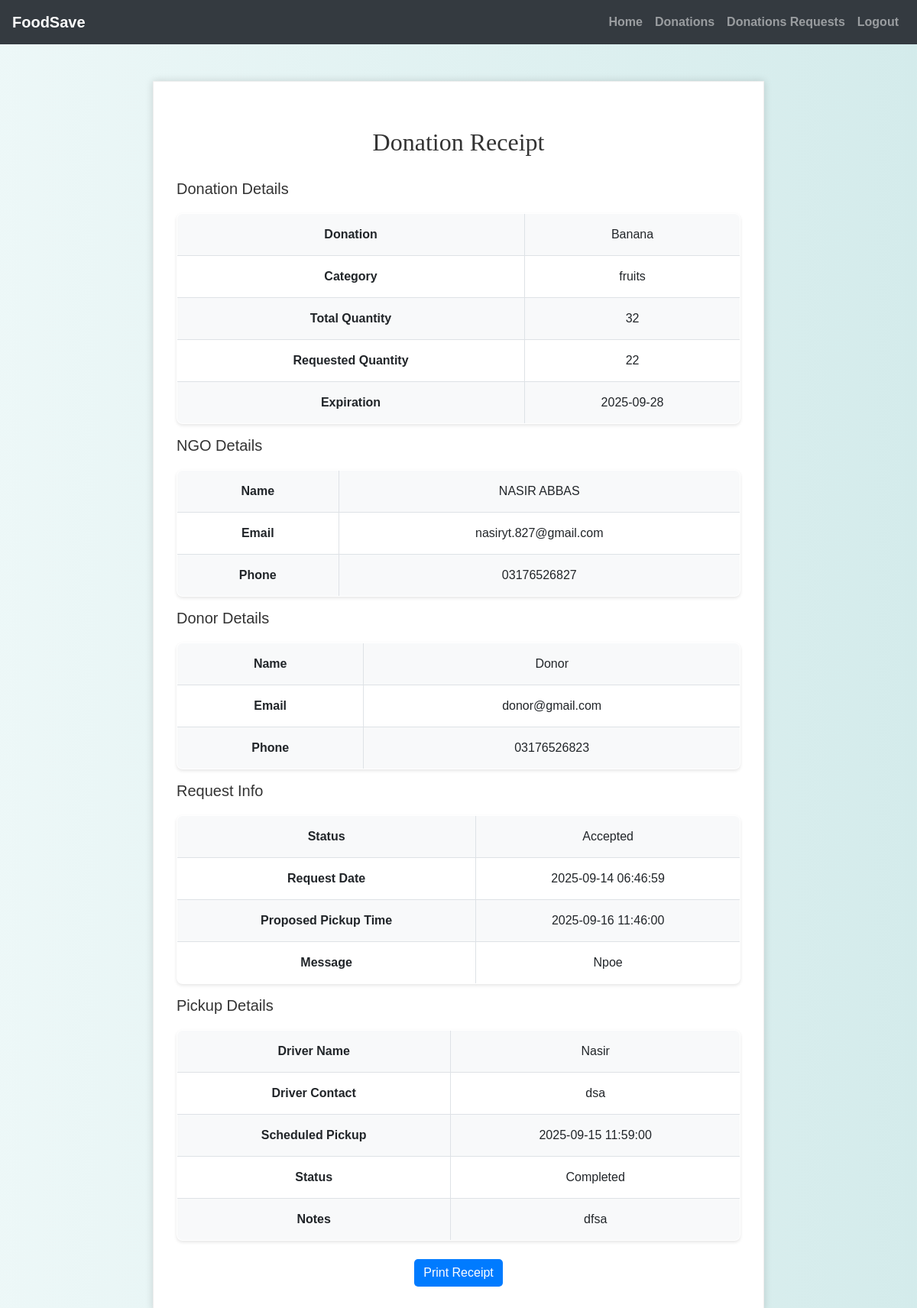
/donor/generate_receipt.php?request_id=1 (signed in), run on the app's committed database.
### tables this page shows
CREATE TABLE `donation_requests` (
  `request_id` int(11) NOT NULL,
  `ngo_id` int(11) NOT NULL,
  `food_id` int(11) NOT NULL,
  `requested_quantity` int(11) NOT NULL CHECK (`requested_quantity` > 0),
  `request_date` timestamp NOT NULL DEFAULT current_timestamp(),
  `proposed_pickup_time` datetime NOT NULL,
  `status` enum('pending','accepted','rejected','cancelled') DEFAULT 'pending',
  `message` text DEFAULT NULL
);

CREATE TABLE `food_donations` (
  `donation_id` int(11) NOT NULL,
  `donor_id` int(11) NOT NULL,
  `title` varchar(200) NOT NULL,
  `description` text DEFAULT NULL,
  `category` enum('fruits','vegetables','meals','bakery','dairy','other') NOT NULL,
  `quantity` varchar(100) DEFAULT NULL,
  `expiration_date` date NOT NULL,
  `status` enum('available','requested','accepted','collected','expired') DEFAULT 'available',
  `created_at` timestamp NOT NULL DEFAULT current_timestamp(),
  `updated_at` timestamp NOT NULL DEFAULT current_timestamp() ON UPDATE current_timestamp(),
  `latitude` varchar(50) NOT NULL,
  `longitude` varchar(50) NOT NULL
);

CREATE TABLE `users` (
  `id` int(11) NOT NULL,
  `name` varchar(150) NOT NULL,
  `email` varchar(150) NOT NULL,
  `password_hash` varchar(255) NOT NULL,
  `phone` varchar(20) DEFAULT NULL,
  `user_type` enum('donor','ngo') NOT NULL,
  `address` text DEFAULT NULL,
  `city` varchar(100) DEFAULT NULL,
  `status` enum('active','inactive','pending') DEFAULT 'pending',
  `created_at` timestamp NOT NULL DEFAULT current_timestamp()
);

CREATE TABLE `pickups` (
  `pickup_id` int(11) NOT NULL,
  `request_id` int(11) NOT NULL,
  `driver_name` varchar(255) NOT NULL,
  `driver_contact` varchar(20) NOT NULL,
  `scheduled_pickup` datetime NOT NULL,
  `status` enum('scheduled','in_progress','completed','cancelled') DEFAULT 'scheduled',
  `pickup_notes` text DEFAULT NULL,
  `created_at` timestamp NOT NULL DEFAULT current_timestamp(),
  `updated_at` timestamp NOT NULL DEFAULT current_timestamp() ON UPDATE current_timestamp()
);

### donor/generate_receipt.php (the view, shortened to what this page needs)
<?php
include('../config.php');
$request_id = intval($_GET['request_id'] ?? 0);
$sql = "
    SELECT dr.*,
           fd.title AS donation_title, fd.category, fd.quantity AS donation_quantity, fd.expiration_date,
           donor.name AS donor_name, donor.email AS donor_email, donor.phone AS donor_phone,
           ngo.name AS ngo_name, ngo.email AS ngo_email, ngo.phone AS ngo_phone
    FROM donation_requests dr
    JOIN food_donations fd ON dr.food_id = fd.donation_id
    JOIN users donor ON fd.donor_id = donor.id
    JOIN users ngo ON dr.ngo_id = ngo.id
    WHERE dr.request_id = ?
";
$stmt = $conn->prepare($sql);
$stmt->bind_param("i", $request_id);
$stmt->execute();
$request = $stmt->get_result()->fetch_assoc();
$sql = "SELECT * FROM pickups WHERE request_id = ?";
$stmt = $conn->prepare($sql);
$stmt->bind_param("i", $request_id);
$stmt->execute();
$pickup = $stmt->get_result()->fetch_assoc();
?>
<!DOCTYPE html>
<html lang="en">
<head>
    <link rel="stylesheet" href="https://maxcdn.bootstrapcdn.com/bootstrap/4.5.2/css/bootstrap.min.css">
    <link rel="stylesheet" href="../css/style.css" />
</head>
<body>
<?php include('navbar.php'); ?>
<div class="container mt-5 mb-5">
    <div class="receipt-box bg-white">
        <h2>Donation Receipt</h2>
        <h5>Donation Details</h5>
        <table class="table table-bordered">
            <tr><th>Donation</th><td><?= htmlspecialchars($request['donation_title']); ?></td></tr>
            <tr><th>Category</th><td><?= htmlspecialchars($request['category']); ?></td></tr>
            <tr><th>Total Quantity</th><td><?= htmlspecialchars($request['donation_quantity']); ?></td></tr>
            <tr><th>Requested Quantity</th><td><?= htmlspecialchars($request['requested_quantity']); ?></td></tr>
            <tr><th>Expiration</th><td><?= htmlspecialchars($request['expiration_date']); ?></td></tr>
        </table>
        <h5>NGO Details</h5>
        <table class="table table-bordered">
            <tr><th>Name</th><td><?= htmlspecialchars($request['ngo_name']); ?></td></tr>
            <tr><th>Email</th><td><?= htmlspecialchars($request['ngo_email']); ?></td></tr>
            <tr><th>Phone</th><td><?= htmlspecialchars($request['ngo_phone']); ?></td></tr>
        </table>
        <h5>Donor Details</h5>
        <table class="table table-bordered">
            <tr><th>Name</th><td><?= htmlspecialchars($request['donor_name']); ?></td></tr>
            <tr><th>Email</th><td><?= htmlspecialchars($request['donor_email']); ?></td></tr>
            <tr><th>Phone</th><td><?= htmlspecialchars($request['donor_phone']); ?></td></tr>
        </table>
        <h5>Request Info</h5>
        <table class="table table-bordered">
            <tr><th>Status</th><td><?= ucfirst($request['status']); ?></td></tr>
            <tr><th>Request Date</th><td><?= $request['request_date']; ?></td></tr>
            <tr><th>Proposed Pickup Time</th><td><?= $request['proposed_pickup_time']; ?></td></tr>
            <tr><th>Message</th><td><?= nl2br(htmlspecialchars($request['message'])); ?></td></tr>
        </table>
        <?php if ($pickup): ?>
        <h5>Pickup Details</h5>
        <table class="table table-bordered">
            <tr><th>Driver Name</th><td><?= htmlspecialchars($pickup['driver_name']); ?></td></tr>
            <tr><th>Driver Contact</th><td><?= htmlspecialchars($pickup['driver_contact']); ?></td></tr>
            <tr><th>Scheduled Pickup</th><td><?= $pickup['scheduled_pickup']; ?></td></tr>
            <tr><th>Status</th><td><?= ucfirst($pickup['status']); ?></td></tr>
            <tr><th>Notes</th><td><?= nl2br(htmlspecialchars($pickup['pickup_notes'])); ?></td></tr>
        </table>
        <?php else: ?>
            <div class="alert alert-warning">No pickup scheduled yet for this request.</div>
        <?php endif; ?>
        <div class="text-center mt-4">
            <button onclick="window.print()" class="btn btn-primary">Print Receipt</button>
        </div>
    </div>
</div>
</body>
</html>

### donor/navbar.php (shortened to what this page needs)
<nav class="navbar navbar-expand-lg navbar-dark bg-dark">
    <a class="navbar-brand" href="donor_dashboard.php">FoodSave</a>
    <div class="collapse navbar-collapse" id="navbarNav">
        <ul class="navbar-nav ml-auto">
            <?php
            if (isset($_SESSION["id"]) && !empty($_SESSION["id"])) {
                echo '<li class="nav-item"><a class="nav-link" href="donor_dashboard.php">Home</a></li>';
                echo '<li class="nav-item"><a class="nav-link" href="view_donations.php">Donations</a></li>';
                echo '<li class="nav-item"><a class="nav-link" href="donor_requests.php">Donations Requests</a></li>';
                echo '<li class="nav-item"><a class="nav-link" href="logout.php">Logout</a></li>';
            } else {
                echo '<li class="nav-item"><a class="nav-link" href="register.php">Register</a></li>';
                echo '<li class="nav-item"><a class="nav-link" href="login.php">Login</a></li>';
                echo '<li class="nav-item"><a class="nav-link" href="./admin/admin_login.php">Admin Login</a></li>';
            }
            ?>
        </ul>
    </div>
</nav>

### css/style.css (style rules this page uses)
body { background: linear-gradient(90deg, rgba(233, 246, 246, 0.831), rgba(207, 233, 233, 0.9)); font-family: 'Arial', sans-serif; color: #333; line-height: 1.6; }
h1, h2, h3, h4 { text-align: center; margin-top: 30px; margin-bottom: 30px; font-family: 'Georgia', serif; }
.container { margin-bottom: 40px; }
.table { width: 100%; border-collapse: collapse; margin-top: 20px; font-size: 16px; background-color: #ffffff; border-radius: 8px; overflow: hidden; box-shadow: 0 2px 4px rgba(0, 0, 0, 0.1); }
.table th, .table td { padding: 15px; border: 1px solid #dee2e6; text-align: center; }
.table tbody tr:nth-child(odd) { background-color: #f8f9fa; }
.btn-primary { color: #fff; border: none; border-radius: 5px; cursor: pointer; transition: background-color 0.3s ease; }
a { color: #006666; text-decoration: none; font-weight: bold; }

### donor/generate_receipt.php (style rules this page uses)
.receipt-box { max-width: 800px; margin: auto; padding: 30px; border: 1px solid #eee; box-shadow: 0 0 10px rgba(0, 0, 0, .15); font-size: 16px; line-height: 24px; }
.receipt-box h2 { text-align: center; margin-bottom: 30px; }
.table td, .table th { vertical-align: middle; }

### data on the page
donation_requests: food.title "Banana", food.category "fruits", food.quantity "32", requested_quantity "22", food.expiration_date "2025-09-28", ngo.name "NASIR ABBAS", ngo.email "nasiryt.827@gmail.com", ngo.phone "03176526827", users.name "Donor", users.email "donor@gmail.com", users.phone "03176526823", status "Accepted", request_date "2025-09-14 06:46:59", proposed_pickup_time "2025-09-16 11:46:00", message "Npoe"
pickups: driver_name "Nasir", driver_contact "dsa", scheduled_pickup "2025-09-15 11:59:00", status "Completed", pickup_notes "dfsa"
